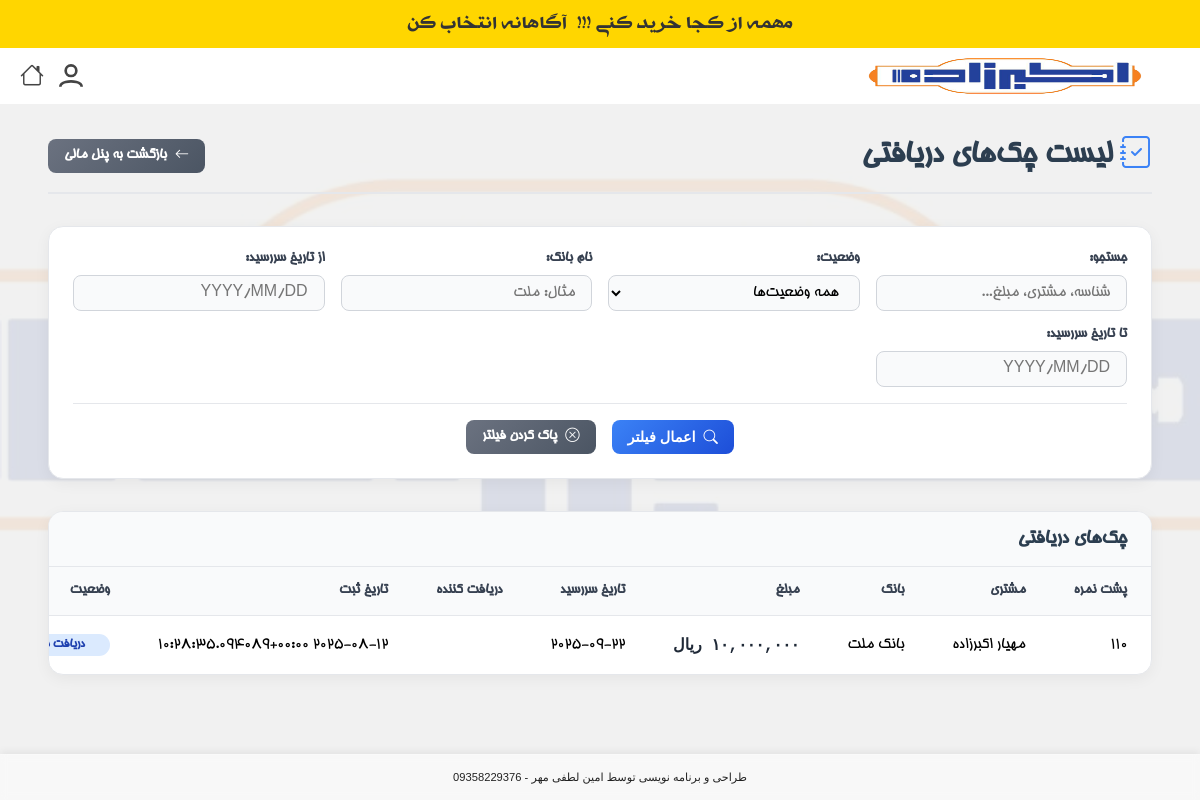
Page /accounting/received-cheques/ (signed in) on the earlier database version.
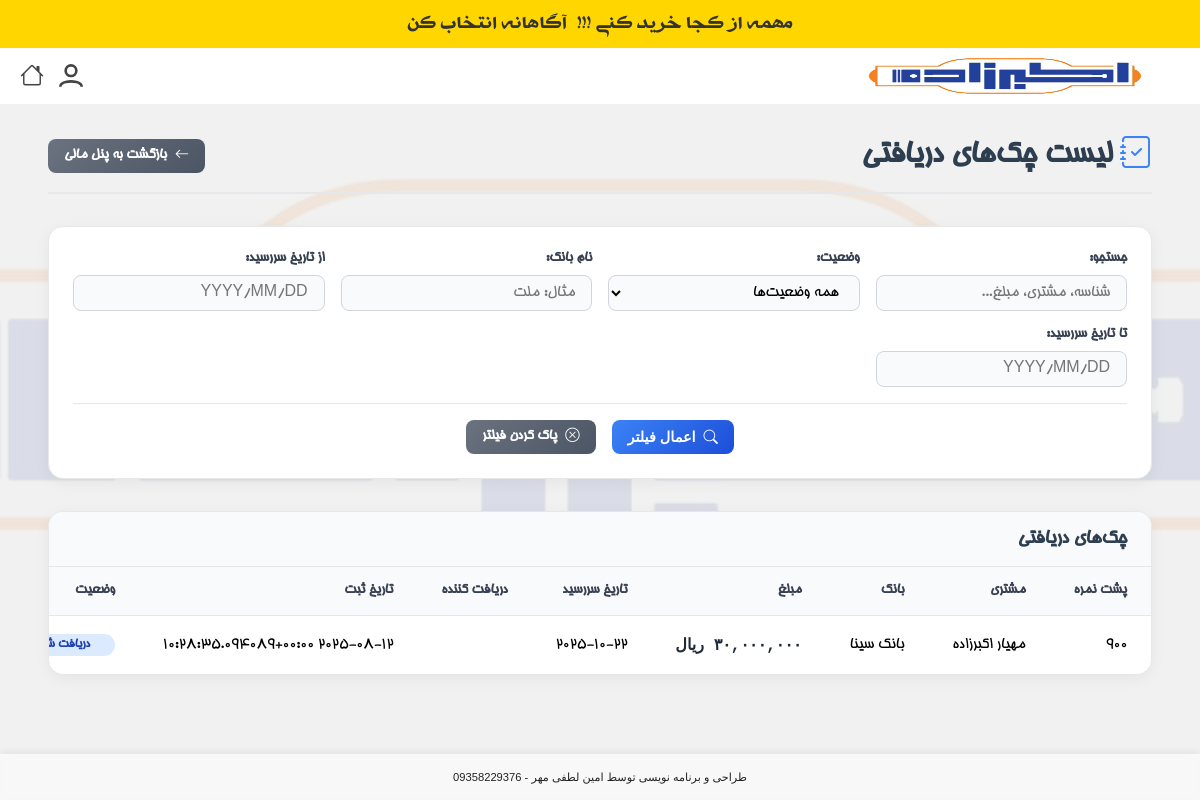
Same page on the later database version.
### products/models.py (models this page shows, shortened)
class ReceivedCheque(models.Model):
    financial_operation = models.ForeignKey('FinancialOperation', on_delete=models.CASCADE, related_name='received_cheques', null=True, blank=True, verbose_name="عملیات مالی")
    customer = models.ForeignKey(Customer, on_delete=models.CASCADE, related_name='received_cheques', verbose_name="مشتری")
    endorsement = models.CharField(max_length=255, blank=True, null=True, verbose_name="پشت نمره")
    due_date = models.DateField(verbose_name="تاریخ سررسید")
    bank_name = models.CharField(max_length=100, verbose_name="نام بانک")
    branch_name = models.CharField(max_length=100, blank=True, null=True, verbose_name="نام شعبه")
    series = models.CharField(max_length=50, blank=True, null=True, verbose_name="سری چک")
    serial = models.CharField(max_length=50, blank=True, null=True, verbose_name="سریال چک")
    sayadi_id = models.CharField(max_length=16, unique=True, verbose_name="شناسه صیادی")
    amount = models.DecimalField(max_digits=15, decimal_places=0, verbose_name="مبلغ")
    owner_name = models.CharField(max_length=255, verbose_name="صاحب حساب")
    national_id = models.CharField(max_length=10, blank=True, null=True, verbose_name="کدملی صاحب حساب")
    account_number = models.CharField(max_length=50, verbose_name="شماره حساب")
    STATUS_CHOICES = [
        ('RECEIVED', 'دریافت شده'),
        ('DEPOSITED', 'واگذار به بانک'),
        ('CLEARED', 'وصول شده'),
        ('MANUALLY_CLEARED', 'وصول به صورت دستی'),
        ('SPENT', 'خرج شده'),
        ('BOUNCED', 'برگشت خورده'),
        ('RETURNED', 'مسترد شده'),
    ]
    status = models.CharField(max_length=20, choices=STATUS_CHOICES, default='RECEIVED', verbose_name="وضعیت")
    recipient_name = models.CharField(max_length=255, blank=True, null=True, verbose_name="نام دریافت‌کننده (در صورت خرج چک)")
    created_at = models.DateTimeField(auto_now_add=True, verbose_name="تاریخ ایجاد")
    updated_at = models.DateTimeField(auto_now=True, verbose_name="تاریخ بروزرسانی")
    created_by = models.ForeignKey(User, on_delete=models.SET_NULL, null=True, related_name='created_received_cheques', verbose_name="ایجاد کننده")
    class Meta:
        verbose_name = "چک دریافتی"
        verbose_name_plural = "چک‌های دریافتی"
        ordering = ['-due_date']

class Customer(models.Model):
    first_name = models.CharField(max_length=100, verbose_name="نام")
    last_name = models.CharField(max_length=100, verbose_name="نام خانوادگی")
    store_name = models.CharField(max_length=255, blank=True, null=True, verbose_name="نام فروشگاه")
    phone = models.CharField(max_length=20, blank=True, null=True, verbose_name="تلفن ثابت")
    mobile = models.CharField(
        max_length=20,
        unique=True,
        verbose_name="شماره موبایل",
        error_messages={
            'unique': 'مشتری دیگری با این شماره همراه قبلاً ثبت شده است.'
        }
    )
    address = models.TextField(blank=True, null=True, verbose_name="آدرس")
    created_by = models.ForeignKey(
        User, on_delete=models.SET_NULL, null=True, related_name='created_customers', verbose_name="ایجاد شده توسط"
    )
    user = models.OneToOneField(
        User, on_delete=models.SET_NULL, null=True, blank=True, related_name='customer_profile', verbose_name="کاربر مرتبط"
    )
    created_at = models.DateTimeField(auto_now_add=True, verbose_name="تاریخ ایجاد")
    class Meta:
        verbose_name = "مشتری"
        verbose_name_plural = "مشتریان"
    def get_full_name(self):
        return f'{self.first_name} {self.last_name}'

### products/views.py (the view, shortened to what this page needs)
# urls.py: path('accounting/received-cheques/', views.received_cheque_list_view, name='received_cheque_list'),
@login_required
@group_required('حسابداری')
def received_cheque_list_view(request):
    cheques_list = ReceivedCheque.objects.select_related('customer', 'created_by').order_by('-due_date')
    search_query = request.GET.get('q')
    status_filter = request.GET.get('status')
    bank_filter = request.GET.get('bank')
    start_date_filter = request.GET.get('start_date')
    end_date_filter = request.GET.get('end_date')
    if status_filter:
        cheques_list = cheques_list.filter(status=status_filter)
    if bank_filter:
        cheques_list = cheques_list.filter(bank_name__icontains=bank_filter)
    if start_date_filter:
        start_date_gregorian = convert_shamsi_to_gregorian(start_date_filter)
        cheques_list = cheques_list.filter(due_date__gte=start_date_gregorian)
    if end_date_filter:
        end_date_gregorian = convert_shamsi_to_gregorian(end_date_filter)
        cheques_list = cheques_list.filter(due_date__lte=end_date_gregorian)
    paginator = Paginator(cheques_list, 25)  # 25 cheques per page
    page_number = request.GET.get('page')
    page_obj = paginator.get_page(page_number)
    context = {
        'page_obj': page_obj,
        'status_choices': ReceivedCheque.STATUS_CHOICES,
        'filters': {
            'q': search_query or '',
            'status': status_filter or '',
            'bank': bank_filter or '',
            'start_date': start_date_filter or '',
            'end_date': end_date_filter or '',
        }
    }
    return render(request, 'products/received_cheque_list.html', context)
    return render(request, 'products/customer_balance_detail.html', context)

### products/context_processors.py (called while the page is built)
def recent_orders_processor(request):
    recent_orders_count = 0
    if request.user.is_authenticated:
        recent_orders_count = Order.objects.filter(customer__created_by=request.user).order_by('-created_at')[:5].count()
    return {'recent_orders_count': recent_orders_count}

def notifications_processor(request):
    if request.user.is_authenticated and request.user.groups.filter(name='مدیر').exists():
        unread_notifications = Notification.objects.filter(target_user=request.user, read=False).order_by('-created_at')
        return {'unread_notifications': unread_notifications}
    return {'unread_notifications': []}

### products/templatetags/custom_filters.py (called while the page is built)
@register.filter
def persian_number_format(value):
    if value is None:
        return "0"
    try:
        number = int(float(value))
        formatted = "{:,}".format(number)
        persian_digits = {
            '0': '۰', '1': '۱', '2': '۲', '3': '۳', '4': '۴',
            '5': '۵', '6': '۶', '7': '۷', '8': '۸', '9': '۹'
        }
        for eng, per in persian_digits.items():
            formatted = formatted.replace(eng, per)
        return formatted
    except (ValueError, TypeError):
        return "0"

### products/templates/products/received_cheque_list.html (shortened to what this page needs)
{% extends "products/base.html" %}
{% load humanize %}
{% load custom_filters %}
{% block content %}
<div class="list-page-container">
    <div class="list-header">
        <h1><i class="bi bi-journal-check"></i> لیست چک‌های دریافتی</h1>
        <div class="header-actions">
            <a href="{% url 'products:accounting_panel' %}" class="btn btn-secondary">
                <i class="bi bi-arrow-left"></i> بازگشت به پنل مالی
            </a>
        </div>
    </div>
    <div class="filters-card">
        <form method="get" class="filters-form">
            <div class="filter-row">
                <div class="filter-group" style="flex-grow: 2;">
                    <label for="q">جستجو:</label>
                    <input type="text" name="q" id="q" class="form-control" placeholder="شناسه، مشتری، مبلغ..." value="{{ filters.q }}">
                </div>
                <div class="filter-group">
                    <label for="status">وضعیت:</label>
                    <select name="status" id="status" class="form-control">
                        <option value="">همه وضعیت‌ها</option>
                    </select>
                </div>
                <div class="filter-group">
                    <label for="bank">نام بانک:</label>
                    <input type="text" name="bank" id="bank" class="form-control" placeholder="مثال: ملت" value="{{ filters.bank }}">
                </div>
                 <div class="filter-group">
                    <label for="start_date">از تاریخ سررسید:</label>
                    <input type="text" name="start_date" id="start_date" class="form-control persian-datepicker"
                           value="{{ filters.start_date }}" placeholder="YYYY/MM/DD" readonly>
                </div>
                <div class="filter-group">
                    <label for="end_date">تا تاریخ سررسید:</label>
                    <input type="text" name="end_date" id="end_date" class="form-control persian-datepicker"
                           value="{{ filters.end_date }}" placeholder="YYYY/MM/DD" readonly>
                </div>
            </div>
            <div class="filter-actions">
                <button type="submit" class="btn btn-primary">
                    <i class="bi bi-search"></i> اعمال فیلتر
                </button>
                <a href="{% url 'products:received_cheque_list' %}" class="btn btn-secondary">
                    <i class="bi bi-x-circle"></i> پاک کردن فیلتر
                </a>
            </div>
        </form>
    </div>
    <div class="list-table-card">
        <div class="table-header">
            <h2>چک‌های دریافتی</h2>
        </div>
        <div class="table-responsive">
            <table class="list-table">
                <thead>
                    <tr>
                        <th>پشت نمره</th>
                        <th>مشتری</th>
                        <th>بانک</th>
                        <th>مبلغ</th>
                        <th>تاریخ سررسید</th>
                        <th>دریافت کننده</th>
                        <th>تاریخ ثبت</th>
                        <th>وضعیت</th>
                    </tr>
                </thead>
                <tbody>
                    {% for cheque in page_obj %}
                    <tr>
                        <td>{{ cheque.endorsement|default_if_none:"" }}</td>
                        <td>{{ cheque.customer.get_full_name }}</td>
                        <td>{{ cheque.bank_name }}</td>
                        <td class="amount">{{ cheque.amount|persian_number_format }} ریال</td>
                        <td>{{ cheque.due_date|jalali_date }}</td>
                        <td>
                        </td>
                        <td>{{ cheque.created_at|jalali_date_time }}</td>
                        <td><span class="status-badge {{ cheque.status|lower }}">{{ cheque.get_status_display }}</span></td>
                    </tr>
                    {% endfor %}
                </tbody>
            </table>
        </div>
    </div>
</div>
<link rel="stylesheet" href="https://unpkg.com/persian-datepicker@latest/dist/css/persian-datepicker.min.css">
{% endblock %}

Differences in the rows shown:
changed ReceivedCheque "مهیار اکبرزاده": endorsement "110" → "900"; bank_name "بانک ملت" → "بانک سینا"; due_date|jalali_date "2025-09-22" → "2025-10-22"; amount|persian_number_format "۱۰,۰۰۰,۰۰۰" → (not shown)
